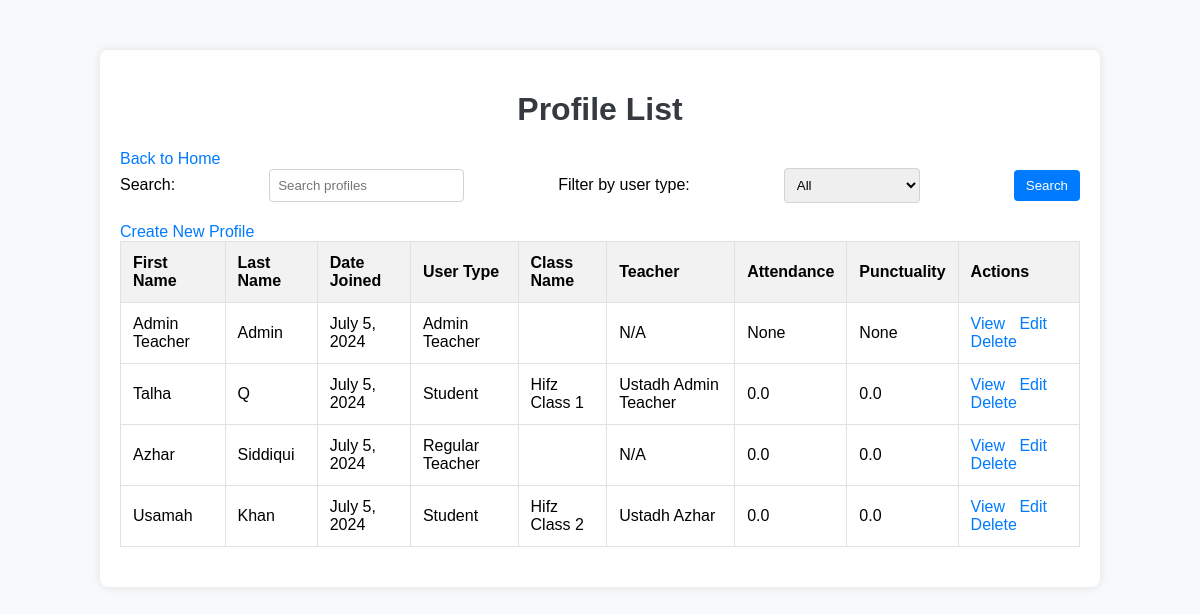
The app's page /accounts/profiles/ (signed in), older data.
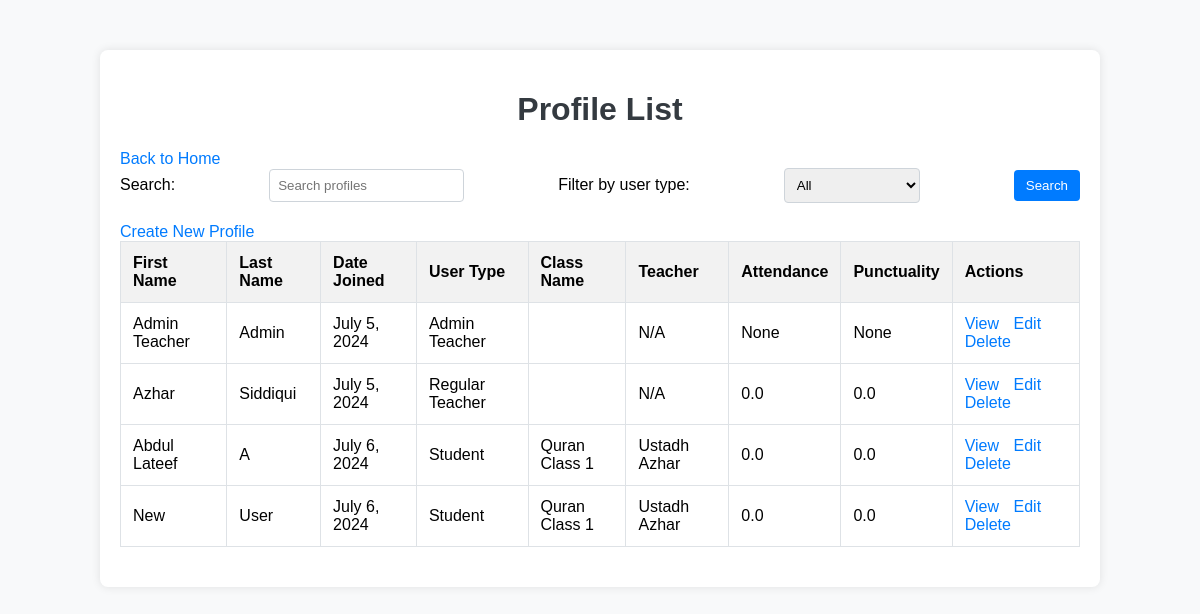
The same page, newer data.
### accounts/models.py (models this page shows, shortened)
class Profile(models.Model):
    ADMIN_TEACHER = 'admin_teacher'
    REGULAR_TEACHER = 'regular_teacher'
    STUDENT = 'student'
    WAITING_LIST = 'waiting_list'
    USER_TYPE_CHOICES = [
        (ADMIN_TEACHER, 'Admin Teacher'),
        (REGULAR_TEACHER, 'Regular Teacher'),
        (STUDENT, 'Student'),
        (WAITING_LIST, 'Waiting List'),
    ]
    user = models.OneToOneField(User, on_delete=models.CASCADE)
    user_type = models.CharField(max_length=20, choices=USER_TYPE_CHOICES, default=WAITING_LIST)
    class_name = models.ForeignKey(ClassName, on_delete=models.SET_NULL, null=True, blank=True, related_name='students')
    attendance = models.FloatField(default=0.0, null=True, blank=True)
    punctuality = models.FloatField(default=0.0, null=True, blank=True)
    class Meta:
        verbose_name = "Profile"
        verbose_name_plural = "Profiles"

class ClassName(models.Model):
    QAIDAH = 'qaidah'
    QURAN_READING = 'quran_reading'
    HIFZ = 'hifz'
    NA = 'na'
    BOOK_CHOICES = [
        (QAIDAH, 'Qaidah'),
        (QURAN_READING, 'Quran Reading'),
        (HIFZ, 'Hifz'),
        (NA, 'N/A'),
    ]
    name = models.CharField(max_length=100)
    teacher = models.ForeignKey('Profile', on_delete=models.SET_NULL, null=True,
                                limit_choices_to={'user_type__in': ['admin_teacher', 'regular_teacher']})
    book = models.CharField(max_length=20, choices=BOOK_CHOICES, default=NA)
    created_at = models.DateTimeField(auto_now_add=True)
    class Meta:
        verbose_name = "Class"
        verbose_name_plural = "Classes"

### accounts/views.py (the view, shortened to what this page needs)
# urls.py: path('profiles/', ProfileListView.as_view(), name='profile-list'),
class ProfileListView(LoginRequiredMixin, ListView):
    model = Profile
    template_name = 'accounts/profiles_list.html'
    context_object_name = 'profiles'
    def get_queryset(self):
        queryset = Profile.objects.all()
        user_type = self.request.GET.get('user_type', None)
        search_query = self.request.GET.get('search', None)
        if user_type:
            queryset = queryset.filter(user_type=user_type)
        return queryset

### accounts/templates/accounts/profiles_list.html (shortened to what this page needs)
<!DOCTYPE html>
<html lang="en">
<head>
</head>
<body>
    <div class="container">
        <h1>Profile List</h1>
        <a href="{% url 'home' %}">Back to Home</a>
        <form method="get" action="{% url 'profile-list' %}">
            <label for="search">Search:</label>
            <input type="text" name="search" id="search" placeholder="Search profiles" value="{{ request.GET.search }}">
            <label for="user_type">Filter by user type:</label>
            <select name="user_type" id="user_type">
                <option value="">All</option>
            </select>
            <button type="submit">Search</button>
        </form>
        <a href="{% url 'profile-create' %}">Create New Profile</a>
        <table>
            <thead>
                <tr>
                    <th>First Name</th>
                    <th>Last Name</th>
                    <th>Date Joined</th>
                    <th>User Type</th>
                    <th>Class Name</th>
                    <th>Teacher</th>
                    <th>Attendance</th>
                    <th>Punctuality</th>
                    <th>Actions</th>
                </tr>
            </thead>
            <tbody>
                {% for profile in profiles %}
                    <tr>
                        <td>{{ profile.user.first_name }}</td>
                        <td>{{ profile.user.last_name }}</td>
                        <td>{{ profile.user.date_joined|date:"F j, Y" }}</td>
                        <td>{{ profile.get_user_type_display }}</td>
                        <td>{{ profile.class_name.name }}</td>
                        {% if profile.class_name.teacher %}
                        <td>Ustadh {{ profile.class_name.teacher.user.first_name }}</td>
                        {% else %}
                        <td>N/A</td>
                        {% endif %}
                        <td>{{ profile.attendance }}</td>
                        <td>{{ profile.punctuality }}</td>
                        <td class="actions">
                            <a href="{% url 'profile-detail' profile.pk %}">View</a>
                            <a href="{% url 'profile-update' profile.pk %}">Edit</a>
                            <a href="{% url 'profile-delete' profile.pk %}">Delete</a>
                        </td>
                    </tr>
                {% endfor %}
            </tbody>
        </table>
    </div>
</body>
</html>

### accounts/templates/accounts/profiles_list.html (style rules this page uses)
body { font-family: Arial, sans-serif; background-color: #f8f9fa; margin: 0; padding: 0; }
.container { width: 80%; margin: auto; background-color: #fff; padding: 20px; box-shadow: 0 0 10px rgba(0, 0, 0, 0.1); border-radius: 8px; margin-top: 50px; }
h1 { text-align: center; color: #343a40; }
form { display: flex; justify-content: space-between; align-items: center; margin-bottom: 20px; }
label { margin-right: 10px; }
input[type="text"], select { padding: 8px; margin-right: 10px; border: 1px solid #ced4da; border-radius: 4px; }
button { padding: 8px 12px; background-color: #007bff; color: #fff; border: none; border-radius: 4px; cursor: pointer; }
table { width: 100%; border-collapse: collapse; margin-bottom: 20px; }
table, th, td { border: 1px solid #dee2e6; }
th, td { padding: 12px; text-align: left; }
th { background-color: #f2f2f2; }
a { color: #007bff; text-decoration: none; }
.actions a { margin-right: 10px; }

Row changes from the older to the newer data that the page shows:
removed Profile: user.first_name "Talha", user.last_name "Q", user.date_joined "July 5, 2024", user_type "Student", class_name.name "Hifz Class 1", class_name.teacher.user.first_name "Admin Teacher", attendance "0.0", punctuality "0.0"
removed Profile: user.first_name "Usamah", user.last_name "Khan", user.date_joined "July 5, 2024", user_type "Student", class_name.name "Hifz Class 2", class_name.teacher.user.first_name "Azhar", attendance "0.0", punctuality "0.0"
added Profile: user.first_name "Abdul Lateef", user.last_name "A", user.date_joined "July 6, 2024", user_type "Student", class_name.name "Quran Class 1", class_name.teacher.user.first_name "Azhar", attendance "0.0", punctuality "0.0"
added Profile: user.first_name "New", user.last_name "User", user.date_joined "July 6, 2024", user_type "Student", class_name.name "Quran Class 1", class_name.teacher.user.first_name "Azhar", attendance "0.0", punctuality "0.0"
